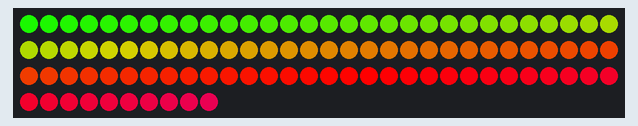
A program run on a simulated Raspberry Pi Pico running MicroPython. On the bench: 100 RGB LEDs in strip order, left to right, continuing on the next row. WiFi joins after 1.5 s; threads take turns every 2 ms; what the program prints to the serial console is not drawn.

Above: at 2.49 s.
At 5.06 s:
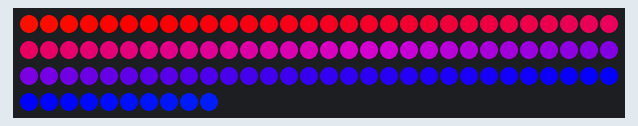
At 7.64 s:
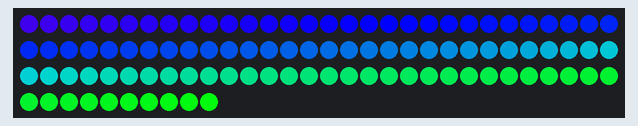
At 10.22 s:
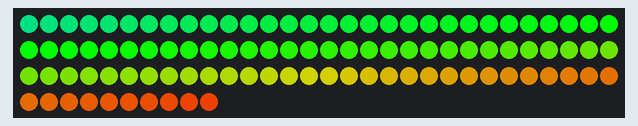
At 12.8 s:
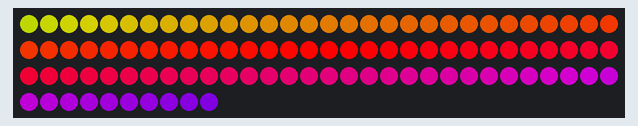
At 21.46 s:
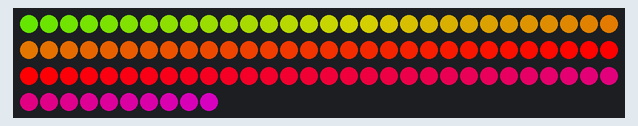

The program:

pattern_sparkle.py
```python
# MicroPython version of basic_start.py for Raspberry Pi Pico 2 W
# Uses the microdot framework and NeoPixel driver for WS2812 LEDs.

from microdot.microdot import Microdot, Response
from microdot.utemplate import Template
import os
import time
import _thread
from machine import Pin
from neopixel import NeoPixel
import network
from pattern_base import BasePattern

ssid = 'BT-8JASH3'
password = 'HcMtu9mxRV3LkD'

wlan = network.WLAN(network.STA_IF)
wlan.active(True)
wlan.connect(ssid, password)

# Wait for connect or fail
max_wait = 10
while max_wait > 0:
    if wlan.status() < 0 or wlan.status() >= 3:
        break
    max_wait -= 1
    print('waiting for connection...')
    time.sleep(1)

# Handle connection error
if wlan.status() != 3:
    raise RuntimeError('network connection failed')
else:
    print('connected')
    status = wlan.ifconfig()
    print( 'ip = ' + status[0] )


app = Microdot()
Response.default_content_type = 'text/html'

# Default configuration values
pattern = 'rainbow_fade'
num_leds = 100
max_brightness = 100
speed = 50
size = 100

colours = [
    (255, 0, 0),
    (0, 255, 0),
    (0, 0, 255),
    (255, 255, 0),
    (255, 255, 255),
]


# Global state for pattern control
strip = None
loaded_patterns = {}
thread_running = False
current_pattern = None


def load_patterns() -> None:
    """Load pattern classes from pattern_*.py files."""
    print(os.listdir())
    for filename in os.listdir():
        if filename.startswith('pattern_') and filename.endswith('.py'):
            print(filename)
            module_name = filename[:-3]
            module = __import__(module_name)
            if hasattr(module, 'Pattern') and issubclass(module.Pattern, BasePattern):
                obj = module.Pattern()
                name = getattr(obj, 'name', module_name.replace('pattern_', ''))
                loaded_patterns[name] = obj


def apply_brightness(r: int, g: int, b: int):
    """Scale an RGB tuple based on the current maximum brightness."""
    scale = max_brightness / 100.0
    return int(r * scale), int(g * scale), int(b * scale)


def setup_strip(pin: int = 0) -> None:
    """Initialise the LED strip for the current number of LEDs."""
    global strip
    strip = NeoPixel(Pin(pin, Pin.OUT), num_leds)


def connect_wifi(ssid: str, password: str):
    """Connect to a Wi-Fi network and return the active WLAN interface."""
    wlan = network.WLAN(network.STA_IF)
    wlan.active(True)
    if not wlan.isconnected():
        wlan.connect(ssid, password)
        # Wait for connection with a simple timeout
        for _ in range(20):
            if wlan.isconnected():
                break
            print("waiting for connection...")
            time.sleep_ms(500)
    if not wlan.isconnected():
        raise RuntimeError("Failed to connect to Wi-Fi")
    print("network config:", wlan.ifconfig())
    return wlan


def _pattern_runner(target, args):
    global thread_running
    target(*args)
    thread_running = False


def start_pattern() -> None:
    """Stop the current pattern and start the selected one."""
    global thread_running, current_pattern
    if strip is None:
        return
    if thread_running and current_pattern is not None:
        current_pattern.stop = True
        while thread_running:
            time.sleep_ms(50)
    if pattern in loaded_patterns:
        obj = loaded_patterns[pattern]
        obj.stop = False
        current_pattern = obj
        args = (strip, num_leds, apply_brightness, colours, speed, size)
        thread_running = True
        _thread.start_new_thread(_pattern_runner, (obj.run, args))


@app.route('/', methods=['GET', 'POST'])
def index(request):
    """Render the start page and handle pattern selection."""
    global pattern, num_leds
    if request.method == 'POST':
        pattern = request.form.get('pattern', pattern)
        try:
            num_leds = int(request.form.get('num_leds', num_leds))
            setup_strip()
            start_pattern()
        except Exception:  # ValueError or TypeError
            error = 'Invalid number of LEDs'
    return Template(
        'start_mp.html'
    ).render(patterns=sorted(loaded_patterns.keys()),
        current_pattern=pattern,
        num_leds=num_leds)

load_patterns()
setup_strip()
start_pattern()
app.run(port=80)
```

pattern_base.py
```python
"""Base class for LED strip patterns.

This project previously relied on :mod:`abc` to define an abstract base class
for patterns.  The patterns are straightforward, so a simple base class that
raises ``NotImplementedError`` is sufficient and avoids the additional
complexity of ``abc``.
"""


class BasePattern:
    """Base class for all LED strip patterns."""

    #: Optional human-readable name for the pattern
    name: str = "base"

    #: Flag to indicate the pattern should stop
    stop: bool = False

    def run(self, strip, num_leds, apply_brightness, colours, speed, size):
        """Run the pattern.

        Subclasses must implement this method to draw on ``strip`` using the
        provided parameters.
        """
        raise NotImplementedError("Subclasses must implement 'run'")
```

Measured:
- by itself, everything shown: repeats every 18.3 s, in 57 steps
